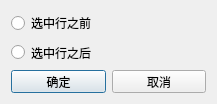
<?xml version="1.0" encoding="UTF-8"?>
<ui version="4.0">
 <class>rowDialog</class>
 <widget class="QDialog" name="rowDialog">
  <property name="geometry">
   <rect>
    <x>0</x>
    <y>0</y>
    <width>217</width>
    <height>104</height>
   </rect>
  </property>
  <property name="minimumSize">
   <size>
    <width>217</width>
    <height>104</height>
   </size>
  </property>
  <property name="maximumSize">
   <size>
    <width>217</width>
    <height>104</height>
   </size>
  </property>
  <property name="windowTitle">
   <string>添加方式选择</string>
  </property>
  <layout class="QGridLayout" name="gridLayout_2">
   <item row="0" column="0">
    <layout class="QGridLayout" name="gridLayout">
     <item row="0" column="0" colspan="2">
      <widget class="QRadioButton" name="radioButton_beforerow">
       <property name="text">
        <string>选中行之前</string>
       </property>
      </widget>
     </item>
     <item row="1" column="0" colspan="2">
      <widget class="QRadioButton" name="radioButton_afterrow">
       <property name="text">
        <string>选中行之后</string>
       </property>
      </widget>
     </item>
     <item row="2" column="0">
      <widget class="QPushButton" name="pushButton_ok">
       <property name="text">
        <string>确定</string>
       </property>
      </widget>
     </item>
     <item row="2" column="1">
      <widget class="QPushButton" name="pushButton_cancel">
       <property name="text">
        <string>取消</string>
       </property>
      </widget>
     </item>
    </layout>
   </item>
  </layout>
 </widget>
 <resources/>
 <connections>
  <connection>
   <sender>pushButton_ok</sender>
   <signal>clicked()</signal>
   <receiver>rowDialog</receiver>
   <slot>accept()</slot>
   <hints>
    <hint type="sourcelabel">
     <x>48</x>
     <y>65</y>
    </hint>
    <hint type="destinationlabel">
     <x>52</x>
     <y>82</y>
    </hint>
   </hints>
  </connection>
  <connection>
   <sender>pushButton_cancel</sender>
   <signal>clicked()</signal>
   <receiver>rowDialog</receiver>
   <slot>reject()</slot>
   <hints>
    <hint type="sourcelabel">
     <x>136</x>
     <y>72</y>
    </hint>
    <hint type="destinationlabel">
     <x>147</x>
     <y>84</y>
    </hint>
   </hints>
  </connection>
 </connections>
</ui>
